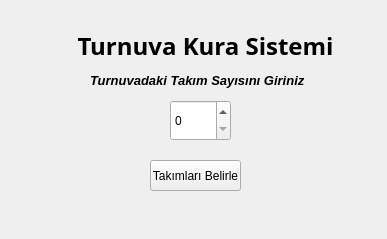
<?xml version="1.0" encoding="UTF-8"?>
<ui version="4.0">
 <class>MainWindow</class>
 <widget class="QMainWindow" name="MainWindow">
  <property name="geometry">
   <rect>
    <x>0</x>
    <y>0</y>
    <width>387</width>
    <height>239</height>
   </rect>
  </property>
  <property name="sizePolicy">
   <sizepolicy hsizetype="Fixed" vsizetype="Fixed">
    <horstretch>0</horstretch>
    <verstretch>0</verstretch>
   </sizepolicy>
  </property>
  <property name="maximumSize">
   <size>
    <width>387</width>
    <height>239</height>
   </size>
  </property>
  <property name="windowTitle">
   <string>MainWindow</string>
  </property>
  <property name="statusTip">
   <string/>
  </property>
  <widget class="QWidget" name="anasayfa">
   <property name="minimumSize">
    <size>
     <width>387</width>
     <height>219</height>
    </size>
   </property>
   <property name="maximumSize">
    <size>
     <width>387</width>
     <height>219</height>
    </size>
   </property>
   <property name="focusPolicy">
    <enum>Qt::NoFocus</enum>
   </property>
   <widget class="QLabel" name="turnuvakurasistem">
    <property name="geometry">
     <rect>
      <x>50</x>
      <y>10</y>
      <width>311</width>
      <height>71</height>
     </rect>
    </property>
    <property name="font">
     <font>
      <family>Arial Black</family>
      <pointsize>18</pointsize>
      <weight>75</weight>
      <bold>true</bold>
     </font>
    </property>
    <property name="layoutDirection">
     <enum>Qt::LeftToRight</enum>
    </property>
    <property name="text">
     <string>Turnuva Kura Sistemi</string>
    </property>
    <property name="textFormat">
     <enum>Qt::AutoText</enum>
    </property>
    <property name="alignment">
     <set>Qt::AlignCenter</set>
    </property>
    <property name="textInteractionFlags">
     <set>Qt::NoTextInteraction</set>
    </property>
   </widget>
   <widget class="QLabel" name="label">
    <property name="geometry">
     <rect>
      <x>90</x>
      <y>70</y>
      <width>221</width>
      <height>21</height>
     </rect>
    </property>
    <property name="font">
     <font>
      <family>Arial</family>
      <pointsize>10</pointsize>
      <weight>75</weight>
      <italic>true</italic>
      <bold>true</bold>
     </font>
    </property>
    <property name="text">
     <string>Turnuvadaki Takım Sayısını Giriniz</string>
    </property>
   </widget>
   <widget class="QSpinBox" name="takimsayi_spinbox">
    <property name="geometry">
     <rect>
      <x>170</x>
      <y>100</y>
      <width>61</width>
      <height>41</height>
     </rect>
    </property>
    <property name="autoFillBackground">
     <bool>false</bool>
    </property>
   </widget>
   <widget class="QPushButton" name="takmbelirle_button">
    <property name="geometry">
     <rect>
      <x>150</x>
      <y>160</y>
      <width>91</width>
      <height>31</height>
     </rect>
    </property>
    <property name="text">
     <string>Takımları Belirle</string>
    </property>
   </widget>
  </widget>
  <action name="actiontak_mgiris">
   <property name="text">
    <string>takımgiris</string>
   </property>
  </action>
 </widget>
 <resources/>
 <connections/>
</ui>
